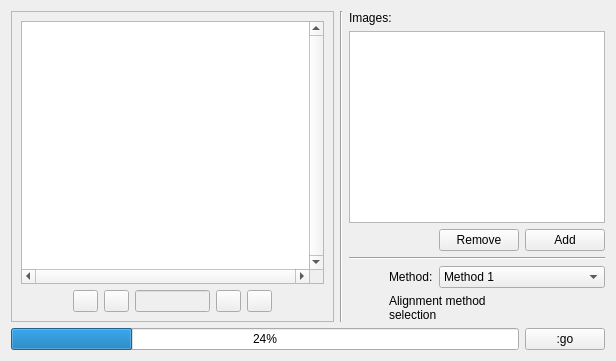
         <widget class="QWidget" name="tab_21">
          <attribute name="title">
           <string>Auto Align</string>
          </attribute>
          <layout class="QGridLayout" name="gridLayout_18">
           <item row="0" column="0" rowspan="6">
            <widget class="QFrame" name="frame_6">
             <property name="frameShape">
              <enum>QFrame::StyledPanel</enum>
             </property>
             <property name="frameShadow">
              <enum>QFrame::Raised</enum>
             </property>
             <layout class="QGridLayout" name="gridLayout_9">
              <item row="0" column="0" colspan="7">
               <widget class="QGraphicsView" name="graphicsView_6">
                <property name="verticalScrollBarPolicy">
                 <enum>Qt::ScrollBarAlwaysOn</enum>
                </property>
                <property name="horizontalScrollBarPolicy">
                 <enum>Qt::ScrollBarAlwaysOn</enum>
                </property>
               </widget>
              </item>
              <item row="1" column="0">
               <spacer name="horizontalSpacer_25">
                <property name="orientation">
                 <enum>Qt::Horizontal</enum>
                </property>
                <property name="sizeHint" stdset="0">
                 <size>
                  <width>46</width>
                  <height>20</height>
                 </size>
                </property>
               </spacer>
              </item>
              <item row="1" column="1">
               <widget class="QPushButton" name="pushButton_45">
                <property name="sizePolicy">
                 <sizepolicy hsizetype="Fixed" vsizetype="Fixed">
                  <horstretch>0</horstretch>
                  <verstretch>0</verstretch>
                 </sizepolicy>
                </property>
                <property name="maximumSize">
                 <size>
                  <width>25</width>
                  <height>25</height>
                 </size>
                </property>
                <property name="text">
                 <string/>
                </property>
                <property name="icon">
                 <iconset>
                  <normaloff>img/rr.png</normaloff>img/rr.png</iconset>
                </property>
               </widget>
              </item>
              <item row="1" column="2">
               <widget class="QPushButton" name="pushButton_46">
                <property name="sizePolicy">
                 <sizepolicy hsizetype="Fixed" vsizetype="Fixed">
                  <horstretch>0</horstretch>
                  <verstretch>0</verstretch>
                 </sizepolicy>
                </property>
                <property name="maximumSize">
                 <size>
                  <width>25</width>
                  <height>25</height>
                 </size>
                </property>
                <property name="text">
                 <string/>
                </property>
                <property name="icon">
                 <iconset>
                  <normaloff>img/fh.png</normaloff>img/fh.png</iconset>
                </property>
               </widget>
              </item>
              <item row="1" column="3">
               <widget class="QLineEdit" name="lineEdit_7">
                <property name="enabled">
                 <bool>false</bool>
                </property>
                <property name="sizePolicy">
                 <sizepolicy hsizetype="Fixed" vsizetype="Fixed">
                  <horstretch>0</horstretch>
                  <verstretch>0</verstretch>
                 </sizepolicy>
                </property>
                <property name="maximumSize">
                 <size>
                  <width>75</width>
                  <height>25</height>
                 </size>
                </property>
               </widget>
              </item>
              <item row="1" column="4">
               <widget class="QPushButton" name="pushButton_47">
                <property name="sizePolicy">
                 <sizepolicy hsizetype="Fixed" vsizetype="Fixed">
                  <horstretch>0</horstretch>
                  <verstretch>0</verstretch>
                 </sizepolicy>
                </property>
                <property name="maximumSize">
                 <size>
                  <width>25</width>
                  <height>25</height>
                 </size>
                </property>
                <property name="text">
                 <string/>
                </property>
                <property name="icon">
                 <iconset>
                  <normaloff>img/fv.png</normaloff>img/fv.png</iconset>
                </property>
               </widget>
              </item>
              <item row="1" column="5">
               <widget class="QPushButton" name="pushButton_48">
                <property name="sizePolicy">
                 <sizepolicy hsizetype="Fixed" vsizetype="Fixed">
                  <horstretch>0</horstretch>
                  <verstretch>0</verstretch>
                 </sizepolicy>
                </property>
                <property name="maximumSize">
                 <size>
                  <width>25</width>
                  <height>25</height>
                 </size>
                </property>
                <property name="text">
                 <string/>
                </property>
                <property name="icon">
                 <iconset>
                  <normaloff>img/r.png</normaloff>img/r.png</iconset>
                </property>
               </widget>
              </item>
              <item row="1" column="6">
               <spacer name="horizontalSpacer_26">
                <property name="orientation">
                 <enum>Qt::Horizontal</enum>
                </property>
                <property name="sizeHint" stdset="0">
                 <size>
                  <width>46</width>
                  <height>20</height>
                 </size>
                </property>
               </spacer>
              </item>
             </layout>
            </widget>
           </item>
           <item row="0" column="1" rowspan="6">
            <widget class="Line" name="line_5">
             <property name="orientation">
              <enum>Qt::Vertical</enum>
             </property>
            </widget>
           </item>
           <item row="0" column="2" colspan="2">
            <widget class="QLabel" name="label_2">
             <property name="text">
              <string>Images:</string>
             </property>
            </widget>
           </item>
           <item row="1" column="2" colspan="4">
            <widget class="QListWidget" name="listWidget_13">
             <property name="selectionMode">
              <enum>QAbstractItemView::ExtendedSelection</enum>
             </property>
            </widget>
           </item>
           <item row="2" column="4">
            <widget class="QPushButton" name="pushButton_50">
             <property name="sizePolicy">
              <sizepolicy hsizetype="Fixed" vsizetype="Fixed">
               <horstretch>0</horstretch>
               <verstretch>0</verstretch>
              </sizepolicy>
             </property>
             <property name="text">
              <string>Remove</string>
             </property>
             <property name="icon">
              <iconset>
               <normaloff>img/list-remove.png</normaloff>img/list-remove.png</iconset>
             </property>
            </widget>
           </item>
           <item row="2" column="5">
            <widget class="QPushButton" name="pushButton_49">
             <property name="sizePolicy">
              <sizepolicy hsizetype="Fixed" vsizetype="Fixed">
               <horstretch>0</horstretch>
               <verstretch>0</verstretch>
              </sizepolicy>
             </property>
             <property name="text">
              <string>Add</string>
             </property>
             <property name="icon">
              <iconset>
               <normaloff>img/list-add.png</normaloff>img/list-add.png</iconset>
             </property>
            </widget>
           </item>
           <item row="3" column="2" colspan="4">
            <widget class="Line" name="line_6">
             <property name="orientation">
              <enum>Qt::Horizontal</enum>
             </property>
            </widget>
           </item>
           <item row="4" column="3">
            <widget class="QLabel" name="label_6">
             <property name="text">
              <string>Method:</string>
             </property>
            </widget>
           </item>
           <item row="4" column="4" colspan="2">
            <widget class="QComboBox" name="comboBox">
             <item>
              <property name="text">
               <string>Method 1</string>
              </property>
             </item>
             <item>
              <property name="text">
               <string>Method 2</string>
              </property>
             </item>
            </widget>
           </item>
           <item row="5" column="3" colspan="3">
            <widget class="QLabel" name="label_7">
             <property name="text">
              <string>Alignment method
selection</string>
             </property>
            </widget>
           </item>
           <item row="6" column="0" colspan="5">
            <widget class="QProgressBar" name="progressBar_2">
             <property name="value">
              <number>24</number>
             </property>
            </widget>
           </item>
           <item row="6" column="5">
            <widget class="QPushButton" name="pushButton_44">
             <property name="sizePolicy">
              <sizepolicy hsizetype="Fixed" vsizetype="Fixed">
               <horstretch>0</horstretch>
               <verstretch>0</verstretch>
              </sizepolicy>
             </property>
             <property name="text">
              <string>:go</string>
             </property>
             <property name="icon">
              <iconset>
               <normaloff>img/go.png</normaloff>img/go.png</iconset>
             </property>
            </widget>
           </item>
          </layout>
         </widget>
